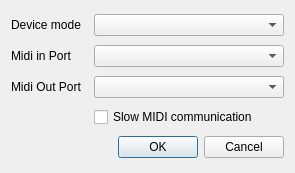
<?xml version="1.0" encoding="UTF-8"?>
<ui version="4.0">
 <class>vcEditSettingsDialog</class>
 <widget class="QDialog" name="vcEditSettingsDialog">
  <property name="geometry">
   <rect>
    <x>0</x>
    <y>0</y>
    <width>295</width>
    <height>173</height>
   </rect>
  </property>
  <property name="windowTitle">
   <string>VC-edit settings</string>
  </property>
  <layout class="QGridLayout" name="gridLayout">
   <item row="2" column="0">
    <widget class="QLabel" name="label_2">
     <property name="text">
      <string>Midi Out Port</string>
     </property>
    </widget>
   </item>
   <item row="6" column="0" colspan="3">
    <widget class="QDialogButtonBox" name="buttonBox">
     <property name="orientation">
      <enum>Qt::Horizontal</enum>
     </property>
     <property name="standardButtons">
      <set>QDialogButtonBox::Cancel|QDialogButtonBox::Ok</set>
     </property>
    </widget>
   </item>
   <item row="2" column="2">
    <widget class="QComboBox" name="MidiOutComboBox">
     <property name="sizePolicy">
      <sizepolicy hsizetype="Expanding" vsizetype="Fixed">
       <horstretch>0</horstretch>
       <verstretch>0</verstretch>
      </sizepolicy>
     </property>
    </widget>
   </item>
   <item row="1" column="0">
    <widget class="QLabel" name="label">
     <property name="text">
      <string>Midi in Port</string>
     </property>
    </widget>
   </item>
   <item row="0" column="2">
    <widget class="QComboBox" name="deviceModeComboBox"/>
   </item>
   <item row="1" column="2">
    <widget class="QComboBox" name="MidiInComboBox">
     <property name="sizePolicy">
      <sizepolicy hsizetype="Expanding" vsizetype="Fixed">
       <horstretch>0</horstretch>
       <verstretch>0</verstretch>
      </sizepolicy>
     </property>
    </widget>
   </item>
   <item row="0" column="0">
    <widget class="QLabel" name="label_3">
     <property name="text">
      <string>Device mode</string>
     </property>
    </widget>
   </item>
   <item row="3" column="2">
    <widget class="QCheckBox" name="SlowMidiCheckBox">
     <property name="text">
      <string>Slow MIDI communication</string>
     </property>
    </widget>
   </item>
  </layout>
 </widget>
 <resources/>
 <connections>
  <connection>
   <sender>buttonBox</sender>
   <signal>accepted()</signal>
   <receiver>vcEditSettingsDialog</receiver>
   <slot>accept()</slot>
   <hints>
    <hint type="sourcelabel">
     <x>248</x>
     <y>254</y>
    </hint>
    <hint type="destinationlabel">
     <x>157</x>
     <y>274</y>
    </hint>
   </hints>
  </connection>
  <connection>
   <sender>buttonBox</sender>
   <signal>rejected()</signal>
   <receiver>vcEditSettingsDialog</receiver>
   <slot>reject()</slot>
   <hints>
    <hint type="sourcelabel">
     <x>316</x>
     <y>260</y>
    </hint>
    <hint type="destinationlabel">
     <x>286</x>
     <y>274</y>
    </hint>
   </hints>
  </connection>
 </connections>
</ui>
